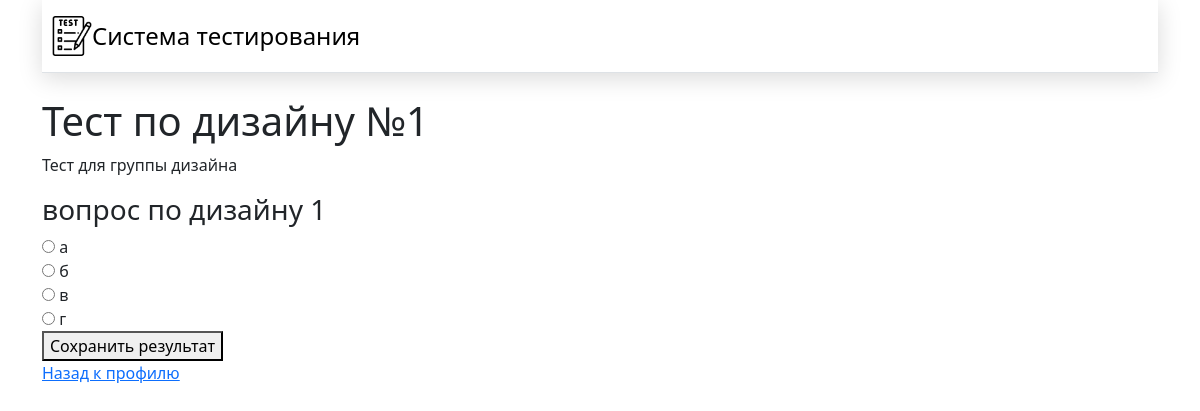
/test/2 (signed in), run on an earlier commit of the app's database.
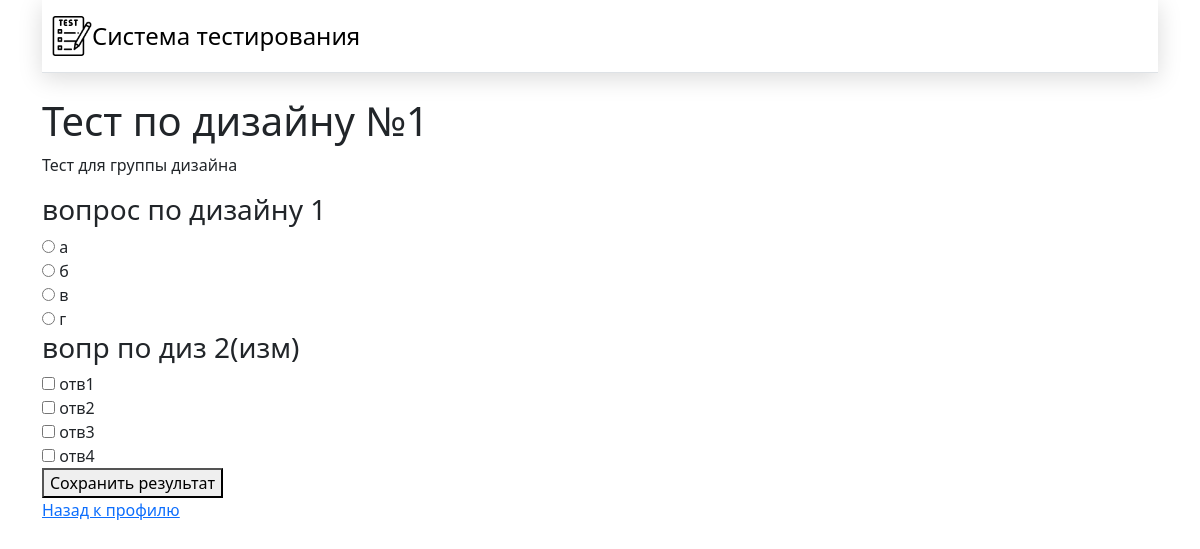
And on a later commit of the database.
### app.py (models this page shows)
class Question(db.Model):
    question_id = db.Column(db.Integer, primary_key=True)
    test_id = db.Column(db.Integer, db.ForeignKey('test.test_id'))
    question_text = db.Column(db.Text, nullable=False)
    question_type = db.Column(db.Enum('одиночный выбор', 'множественный выбор'), nullable=False)
    image_url = db.Column(db.String(255))
    test = db.relationship('Test', back_populates='questions')
    answers = db.relationship('Answer', back_populates='question')

class Answer(db.Model):
    answer_id = db.Column(db.Integer, primary_key=True)
    question_id = db.Column(db.Integer, db.ForeignKey('question.question_id'))
    answer_text = db.Column(db.String(255), nullable=False)
    is_correct = db.Column(db.Boolean, nullable=False)
    question = db.relationship('Question', back_populates='answers')

### app.py (the view, shortened to what this page needs)
@app.route("/test/<int:test_id>", methods=["GET", "POST"])
def test(test_id):
    if 'user_id' not in session:
        return redirect(url_for('index'))
    user = User.query.get(session['user_id'])
    test = Test.query.get(test_id)
    user_test = UserTest.query.filter_by(user_id=user.user_id, test_id=test.test_id).first()
    if user_test:
        return redirect(url_for('results', user_test_id=user_test.user_test_id))
    questions = test.questions
    return render_template('test.html', user=user, test=test, questions=questions)

### app.py (called while the page is built)
@app.before_request
def create_admin():
    if User.query.filter_by(login='admin').first() is None:
        admin = User(user_name='Администратор', login='admin', password=generate_password_hash('admin'))
        db.session.add(admin)
        db.session.commit()

### templates/test.html (shortened to what this page needs)
{% extends 'base.html' %}
{% block content %}
<h1>{{ test.title }}</h1>
<p>{{ test.description }}</p>
<form method="POST">
    {% for question in questions %}
        <h3>{{ question.question_text }}</h3>
        {% if question.question_type == 'одиночный выбор' %}
            {% for answer in question.answers %}
                <label>
                    <input type="radio" name="question_{{ question.question_id }}" value="{{ answer.answer_id }}">
                    {{ answer.answer_text }}
                </label><br>
            {% endfor %}
        {% elif question.question_type == 'множественный выбор' %}
            {% for answer in question.answers %}
                <label>
                    <input type="checkbox" name="question_{{ question.question_id }}_{{ loop.index }}" value="{{ answer.answer_id }}">
                    {{ answer.answer_text }}
                </label><br>
            {% endfor %}
        {% endif %}
    {% endfor %}
    <button type="submit">Сохранить результат</button>
</form>
<a href="{{ url_for('profile') }}">Назад к профилю</a>
{% endblock %}

What changed in the data, as far as the page shows it:
added Question: question_text "вопр по диз 2(изм)"
added Answer: answer_text "отв1", shown under "вопр по диз 2(изм)"
added Answer: answer_text "отв2", shown under "вопр по диз 2(изм)"
added Answer: answer_text "отв3", shown under "вопр по диз 2(изм)"
added Answer: answer_text "отв4", shown under "вопр по диз 2(изм)"
